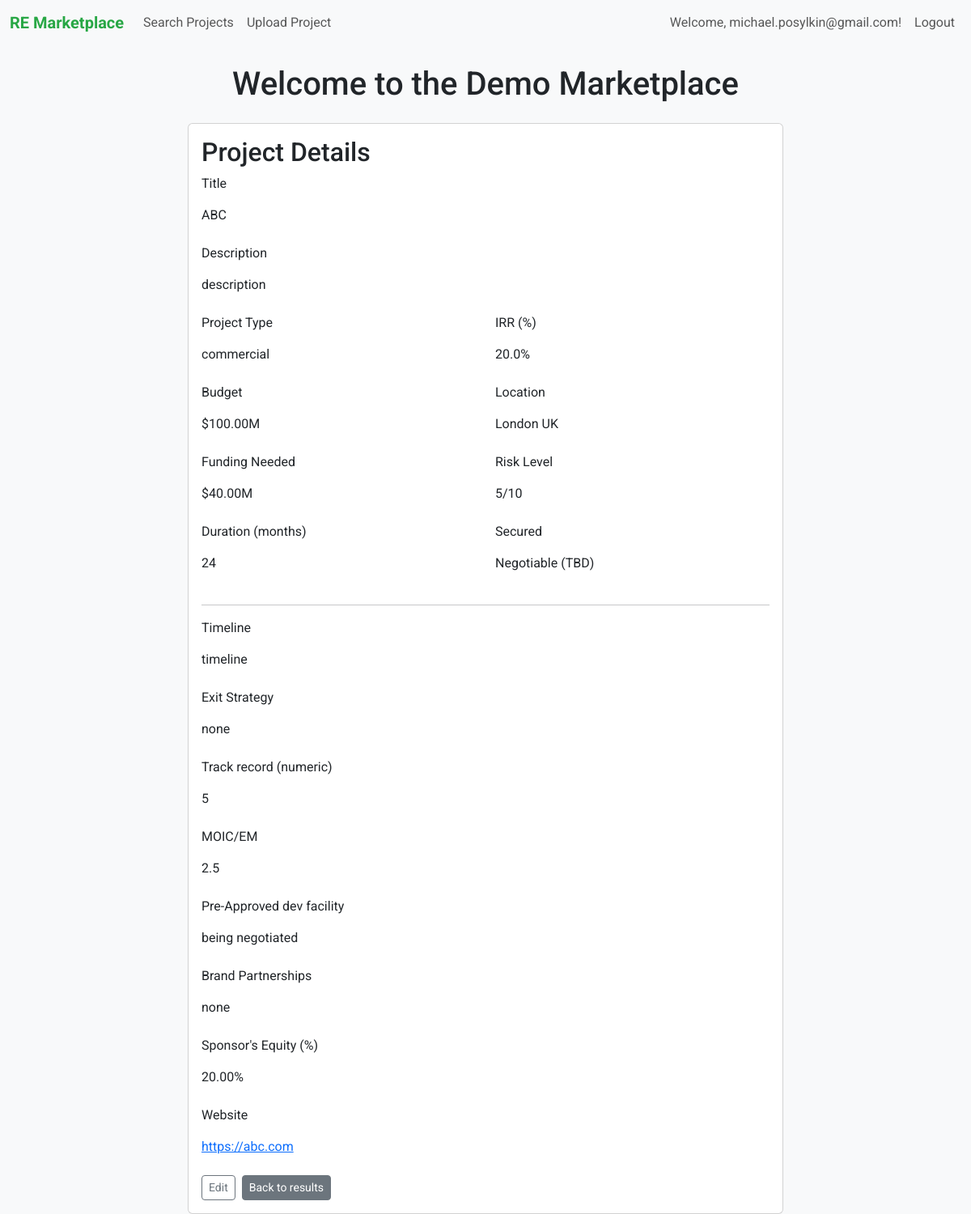
The page /projects/1 (signed in) on the database its author committed.
### models.py (models this page shows, shortened)
class User(UserMixin, db.Model):  # UserMixin adds login features
    id = db.Column(db.Integer, primary_key=True)
    email = db.Column(db.String(150), unique=True, nullable=False)
    password_hash = db.Column(db.String(150), nullable=False)
    role = db.Column(db.String(20), default='developer')  # 'developer' or 'investor'
    company_name = db.Column(db.String(150), nullable=True)
    company_website = db.Column(db.String(255), nullable=True)
    company_address = db.Column(db.String(300), nullable=True)
    phone = db.Column(db.String(30), nullable=True)
    first_name = db.Column(db.String(100), nullable=True)
    surname = db.Column(db.String(100), nullable=True)
    aum = db.Column(db.Float, nullable=True)  # in millions or your preferred unit
    projects = db.relationship('Project', backref='owner', lazy=True)

class Project(db.Model):
    id = db.Column(db.Integer, primary_key=True)
    title = db.Column(db.String(200), nullable=False)
    description = db.Column(db.Text, nullable=False)
    project_type = db.Column(db.String(50), default='commercial')  # e.g., 'residential', 'commercial'
    budget = db.Column(db.Float, nullable=False)
    funding = db.Column(db.Float, nullable=False)
    duration = db.Column(db.Integer, nullable=True)
    irr = db.Column(db.Float, nullable=False)
    location = db.Column(db.String(100), nullable=False)
    risk_level = db.Column(db.Integer, default=5)  # 1-10 scale
    secured = db.Column(db.String(50), default='mezz')
    attachment_path = db.Column(db.String(300))
    timeline = db.Column(db.String(200), nullable=True)
    exit_strategy = db.Column(db.String(200), nullable=True)
    developer_tr = db.Column(db.String(200), nullable=True)
    website = db.Column(db.String(200), nullable=True)
    preapproved_facility = db.Column(db.String(100), nullable=True)
    brand_partnership = db.Column(db.String(100), nullable=True)
    MOIC_EM = db.Column(db.Float, nullable=True)
    sponsor_equity = db.Column(db.Float, nullable=False)
    user_id = db.Column(db.Integer, db.ForeignKey('user.id'), nullable=False)  # New: Links to user

### app.py (the view)
@app.route("/projects/<int:project_id>")
@login_required
def project_detail(project_id):
    project = Project.query.get_or_404(project_id)
    return render_template("project_detail.html", project=project)

### app.py (called while the page is built)
@login_manager.user_loader
def load_user(user_id):
    return User.query.get(int(user_id))

### templates/project_detail.html (shortened to what this page needs)
{% extends "base.html" %}
{% block content %}
<div class="row justify-content-center">
  <div class="col-md-8">
    <div class="card">
      <div class="card-body">
        <h2 class="card-title">{% if current_user.is_authenticated and (current_user.role == 'admin' or current_user.id == project.user_id) %}Project Details{% else %}Project{% endif %}</h2>
        <div class="mb-3">
          <label class="form-label">Title</label>
          <div class="form-control-plaintext">{{ project.title }}</div>
        </div>
        <div class="mb-3">
          <label class="form-label">Description</label>
          <div class="form-control-plaintext">{{ project.description }}</div>
        </div>
        <div class="row">
          <div class="col-md-6">
            <div class="mb-3">
              <label class="form-label">Project Type</label>
              <div class="form-control-plaintext">{{ project.project_type }}</div>
            </div>
            <div class="mb-3">
              <label class="form-label">Budget</label>
              <div class="form-control-plaintext">${{ "%.2f"|format(project.budget) }}M</div>
            </div>
            <div class="mb-3">
              <label class="form-label">Funding Needed</label>
              <div class="form-control-plaintext">${{ "%.2f"|format(project.funding) }}M</div>
            </div>
            <div class="mb-3">
              <label class="form-label">Duration (months)</label>
              <div class="form-control-plaintext">{{ project.duration if project.duration is not none else "—" }}</div>
            </div>
          </div>
          <div class="col-md-6">
            <div class="mb-3">
              <label class="form-label">IRR (%)</label>
              <div class="form-control-plaintext">{{ "%.1f"|format(project.irr) }}%</div>
            </div>
            <div class="mb-3">
              <label class="form-label">Location</label>
              <div class="form-control-plaintext">{{ project.location }}</div>
            </div>
            <div class="mb-3">
              <label class="form-label">Risk Level</label>
              <div class="form-control-plaintext">{{ project.risk_level }}/10</div>
            </div>
            <div class="mb-3">
              <label class="form-label">Secured</label>
              <div class="form-control-plaintext">{{ project.secured }}</div>
            </div>
          </div>
        </div>
        <hr class="my-3">
        {% if project.timeline %}
          <div class="mb-3">
            <label class="form-label">Timeline</label>
            <div class="form-control-plaintext">{{ project.timeline }}</div>
          </div>
        {% endif %}
        {% if project.exit_strategy %}
          <div class="mb-3">
            <label class="form-label">Exit Strategy</label>
            <div class="form-control-plaintext">{{ project.exit_strategy }}</div>
          </div>
        {% endif %}
        {% if project.developer_tr is not none %}
          <div class="mb-3">
            <label class="form-label">Track record (numeric)</label>
            <div class="form-control-plaintext">{{ project.developer_tr }}</div>
          </div>
        {% endif %}
        {% if project.MOIC_EM is not none %}
          <div class="mb-3">
            <label class="form-label">MOIC/EM</label>
            <div class="form-control-plaintext">{{ project.MOIC_EM }}</div>
          </div>
        {% endif %}
        {% if project.preapproved_facility %}
          <div class="mb-3">
            <label class="form-label">Pre-Approved dev facility</label>
            <div class="form-control-plaintext">{{ project.preapproved_facility }}</div>
          </div>
        {% endif %}
        {% if project.brand_partnership %}
          <div class="mb-3">
            <label class="form-label">Brand Partnerships</label>
            <div class="form-control-plaintext">{{ project.brand_partnership }}</div>
          </div>
        {% endif %}
        {% if project.sponsor_equity is not none %}
          <div class="mb-3">
            <label class="form-label">Sponsor's Equity (%)</label>
            <div class="form-control-plaintext">{{ "%.2f"|format(project.sponsor_equity) }}%</div>
          </div>
        {% endif %}
        {% if project.website %}
          <div class="mb-3">
            <label class="form-label">Website</label>
            <div class="form-control-plaintext">
              <a href="{{ project.website }}" target="_blank" rel="noopener">{{ project.website }}</a>
            </div>
          </div>
        {% endif %}
        <div class="mt-3 d-flex gap-2">
          {% if current_user.is_authenticated and (current_user.role == 'admin' or current_user.id == project.user_id) %}
            <a href="{{ url_for('edit_project', project_id=project.id) }}"
               class="btn btn-sm btn-outline-secondary">Edit</a>
          {% endif %}
          <a href="{{ url_for('search') }}" class="btn btn-sm btn-secondary">Back to results</a>
        </div>
      </div>
    </div>
  </div>
</div>
{% endblock %}

### templates/base.html (shortened to what this page needs)
<!DOCTYPE html>
<html lang="en">
<head>
    <link href="https://cdn.jsdelivr.net/npm/bootstrap@5.3.3/dist/css/bootstrap.min.css" rel="stylesheet">
</head>
<body>
    <nav class="navbar navbar-expand-lg navbar-light bg-light">
        <div class="container-fluid">
            <a class="navbar-brand" href="{{ url_for('index') }}">RE Marketplace</a>
            <div class="collapse navbar-collapse" id="navbarNav">
                <ul class="navbar-nav me-auto">
                    <li class="nav-item"><a class="nav-link" href="{{ url_for('search') }}">Search Projects</a></li>
                    {% if current_user.is_authenticated and current_user.role == 'developer' %}
                        <li class="nav-item"><a class="nav-link" href="{{ url_for('upload') }}">Upload Project</a></li>
                    {% endif %}
                </ul>
                <ul class="navbar-nav">
                    {% if current_user.is_authenticated %}
                        <li class="nav-item"><span class="nav-link">Welcome, {{ current_user.email }}!</span></li>
                        <li class="nav-item"><a class="nav-link" href="{{ url_for('logout') }}">Logout</a></li>
                    {% else %}
                        <li class="nav-item"><a class="nav-link" href="{{ url_for('login') }}">Login</a></li>
                        <li class="nav-item"><a class="nav-link" href="{{ url_for('register') }}">Register</a></li>
                    {% endif %}
                </ul>
            </div>
        </div>
    </nav>
    <div class="container mt-4">
        <h1 class="text-center mb-4">Welcome to the Demo Marketplace</h1>
        {% block content %}{% endblock %}
    </div>
</body>
</html>

### templates/base.html (style rules this page uses)
body { font-family: 'Roboto', sans-serif; background-color: #f8f9fa; }
.navbar-brand { font-weight: 700; color: #28a745 !important; }

### rows shown on the page
User: email "michael.posylkin@gmail.com"
Project: title "ABC", description "description", project_type "commercial", budget "100.00", funding "40.00", duration "24", irr "20.0", location "London UK", risk_level "5", secured "Negotiable (TBD)", timeline "timeline", exit_strategy "none", developer_tr "5", MOIC_EM "2.5", preapproved_facility "being negotiated", brand_partnership "none", sponsor_equity "20.00", website "https://abc.com"
